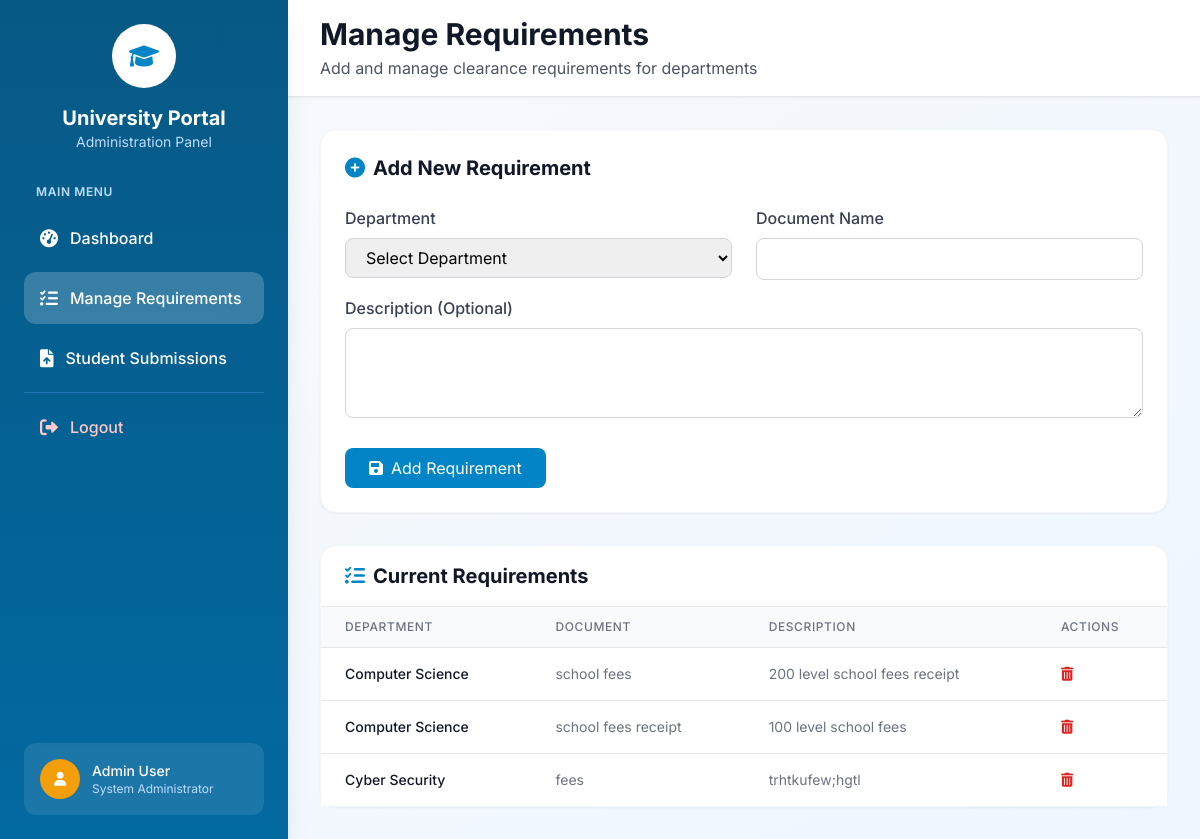
Page /admin/requirements.php (signed in) on the committed database.
### tables this page shows
CREATE TABLE `clearance_requirements` (
  `id` int(11) NOT NULL,
  `department_id` int(11) NOT NULL,
  `document_name` varchar(100) NOT NULL,
  `description` text DEFAULT NULL,
  `created_by` int(11) NOT NULL,
  `created_at` timestamp NOT NULL DEFAULT current_timestamp()
);

CREATE TABLE `departments` (
  `id` int(11) NOT NULL,
  `name` varchar(50) NOT NULL
);

### admin/requirements.php (the view, shortened to what this page needs)
<?php
require_once '../includes/auth.php';
$requirements = $pdo->query("
    SELECT cr.*, d.name as department_name
    FROM clearance_requirements cr
    JOIN departments d ON cr.department_id = d.id
    ORDER BY d.name, cr.document_name
")->fetchAll(PDO::FETCH_ASSOC);
?>
<!DOCTYPE html>
<html lang="en" class="h-full">
<head>
    <script src="https://cdn.tailwindcss.com"></script>
    <link rel="stylesheet" href="https://cdnjs.cloudflare.com/ajax/libs/font-awesome/6.0.0/css/all.min.css">
</head>
<body class="bg-gradient-to-br from-slate-50 to-blue-50 font-sans h-full">
    <div class="flex h-full overflow-hidden">
        <div id="sidebar" class="bg-gradient-to-b from-university-primary-800 to-university-primary-700 text-white w-72 p-6 fixed md:relative h-full -translate-x-full md:translate-x-0 z-20 shadow-xl">
            <div class="mb-8">
                <div class="w-16 h-16 bg-white rounded-full mx-auto mb-4 flex items-center justify-center">
                    <i class="fas fa-graduation-cap text-university-primary-600 text-2xl"></i>
                </div>
                <h1 class="text-xl font-bold text-center">University Portal</h1>
                <p class="text-blue-200 text-sm text-center">Administration Panel</p>
            </div>
            <nav class="space-y-2">
                <div class="text-blue-200 text-xs font-semibold uppercase tracking-wider mb-3 px-3">Main Menu</div>
                <a href="dashboard.php" class="nav-item flex items-center space-x-3 px-4 py-3 hover:bg-white hover:bg-opacity-20 rounded-xl transition-all duration-200 group">
                    <i class="fas fa-tachometer-alt text-lg group-hover:scale-110 transition-transform"></i>
                    <span class="font-medium">Dashboard</span>
                </a>
                <a href="requirements.php" class="nav-item flex items-center space-x-3 px-4 py-3 bg-white bg-opacity-20 rounded-xl transition-all duration-200 group">
                    <i class="fas fa-list-check text-lg group-hover:scale-110 transition-transform"></i>
                    <span class="font-medium">Manage Requirements</span>
                </a>
                <a href="submissions.php" class="nav-item flex items-center space-x-3 px-4 py-3 hover:bg-white hover:bg-opacity-20 rounded-xl transition-all duration-200 group">
                    <i class="fas fa-file-upload text-lg group-hover:scale-110 transition-transform"></i>
                    <span class="font-medium">Student Submissions</span>
                </a>
                <div class="border-t border-blue-400 border-opacity-30 my-4"></div>
                <a href="../includes/logout.php" class="nav-item flex items-center space-x-3 px-4 py-3 hover:bg-red-500 hover:bg-opacity-20 rounded-xl transition-all duration-200 group text-red-200">
                    <i class="fas fa-sign-out-alt text-lg group-hover:scale-110 transition-transform"></i>
                    <span class="font-medium">Logout</span>
                </a>
            </nav>
            <div class="absolute bottom-6 left-6 right-6">
                <div class="bg-white bg-opacity-10 rounded-xl p-4 backdrop-blur-sm">
                    <div class="flex items-center space-x-3">
                        <div class="w-10 h-10 bg-accent-yellow rounded-full flex items-center justify-center">
                            <i class="fas fa-user text-white text-sm"></i>
                        </div>
                        <div>
                            <p class="font-medium text-sm">Admin User</p>
                            <p class="text-blue-200 text-xs">System Administrator</p>
                        </div>
                    </div>
                </div>
            </div>
        </div>
        <div id="main-content" class="flex-1 overflow-auto custom-scrollbar">
            <header class="bg-white shadow-sm border-b border-gray-200 px-6 py-4 md:px-8">
                <div class="flex items-center justify-between">
                    <div>
                        <h1 class="text-2xl md:text-3xl font-bold text-gray-900">Manage Requirements</h1>
                        <p class="text-gray-600 mt-1">Add and manage clearance requirements for departments</p>
                    </div>
                </div>
            </header>
            <main class="p-6 md:p-8 space-y-8">
                <div class="bg-white p-6 rounded-2xl shadow-sm border border-gray-100 fade-in hover-lift">
                    <h2 class="text-xl font-bold text-gray-900 mb-6 flex items-center">
                        <i class="fas fa-plus-circle text-university-primary-600 mr-2"></i>
                        Add New Requirement
                    </h2>
                    <form method="POST" class="space-y-4">
                        <div class="grid grid-cols-1 md:grid-cols-2 gap-6">
                            <div>
                                <label for="department_id" class="block text-gray-700 font-medium mb-2">Department</label>
                                <select id="department_id" name="department_id" required
                                    class="w-full px-4 py-2 border border-gray-300 rounded-lg focus:ring-2 focus:ring-university-primary-600 focus:border-transparent transition">
                                    <option value="">Select Department</option>
                                </select>
                            </div>
                            <div>
                                <label for="document_name" class="block text-gray-700 font-medium mb-2">Document Name</label>
                                <input type="text" id="document_name" name="document_name" required
                                    class="w-full px-4 py-2 border border-gray-300 rounded-lg focus:ring-2 focus:ring-university-primary-600 focus:border-transparent transition">
                            </div>
                        </div>
                        <div>
                            <label for="description" class="block text-gray-700 font-medium mb-2">Description (Optional)</label>
                            <textarea id="description" name="description" rows="3"
                                class="w-full px-4 py-2 border border-gray-300 rounded-lg focus:ring-2 focus:ring-university-primary-600 focus:border-transparent transition"></textarea>
                        </div>
                        <div class="pt-2">
                            <button type="submit" name="add_requirement"
                                class="bg-university-primary-600 hover:bg-university-primary-700 text-white py-2 px-6 rounded-lg transition duration-200 flex items-center">
                                <i class="fas fa-save mr-2"></i>
                                Add Requirement
                            </button>
                        </div>
                    </form>
                </div>
                <div class="bg-white rounded-2xl shadow-sm border border-gray-100 fade-in">
                    <div class="px-6 py-4 border-b border-gray-200">
                        <h2 class="text-xl font-bold text-gray-900 flex items-center">
                            <i class="fas fa-list-check text-university-primary-600 mr-2"></i>
                            Current Requirements
                        </h2>
                    </div>
                    <?php if (empty($requirements)): ?>
                        <div class="p-6 text-center text-gray-500">
                            <i class="fas fa-inbox text-3xl mb-2 opacity-50"></i>
                            <p>No requirements added yet</p>
                        </div>
                    <?php else: ?>
                        <div class="overflow-x-auto">
                            <table class="min-w-full divide-y divide-gray-200">
                                <thead class="bg-gray-50">
                                    <tr>
                                        <th scope="col" class="px-6 py-3 text-left text-xs font-medium text-gray-500 uppercase tracking-wider">Department</th>
                                        <th scope="col" class="px-6 py-3 text-left text-xs font-medium text-gray-500 uppercase tracking-wider">Document</th>
                                        <th scope="col" class="px-6 py-3 text-left text-xs font-medium text-gray-500 uppercase tracking-wider">Description</th>
                                        <th scope="col" class="px-6 py-3 text-left text-xs font-medium text-gray-500 uppercase tracking-wider">Actions</th>
                                    </tr>
                                </thead>
                                <tbody class="bg-white divide-y divide-gray-200">
                                    <?php foreach ($requirements as $req): ?>
                                        <tr class="hover:bg-gray-50 transition-colors">
                                            <td class="px-6 py-4 whitespace-nowrap text-sm font-medium text-gray-900"><?= htmlspecialchars($req['department_name']) ?></td>
                                            <td class="px-6 py-4 whitespace-nowrap text-sm text-gray-500"><?= htmlspecialchars($req['document_name']) ?></td>
                                            <td class="px-6 py-4 text-sm text-gray-500"><?= htmlspecialchars($req['description']) ?: 'N/A' ?></td>
                                            <td class="px-6 py-4 whitespace-nowrap text-sm text-gray-500">
                                                <a href="requirements.php?delete=<?= $req['id'] ?>"
                                                    class="text-red-600 hover:text-red-800 transition-colors"
                                                    onclick="return confirm('Are you sure you want to delete this requirement?')">
                                                    <i class="fas fa-trash-alt"></i>
                                                </a>
                                            </td>
                                        </tr>
                                    <?php endforeach; ?>
                                </tbody>
                            </table>
                        </div>
                    <?php endif; ?>
                </div>
            </main>
        </div>
    </div>
</body>
</html>

### admin/requirements.php (style rules this page uses)
.fade-in { animation: fadeIn 0.5s ease-in-out; }
#sidebar { transition: transform 0.3s cubic-bezier(0.4, 0, 0.2, 1); will-change: transform; }
.hover-lift { transition: transform 0.2s ease-in-out, box-shadow 0.2s ease-in-out; }

### rows in the picture
clearance_requirements: department.name "Computer Science", document_name "school fees", description "200 level school fees receipt"
clearance_requirements: department.name "Computer Science", document_name "school fees receipt", description "100 level school fees"
clearance_requirements: department.name "Cyber Security", document_name "fees", description "trhtkufew;hgtl"
